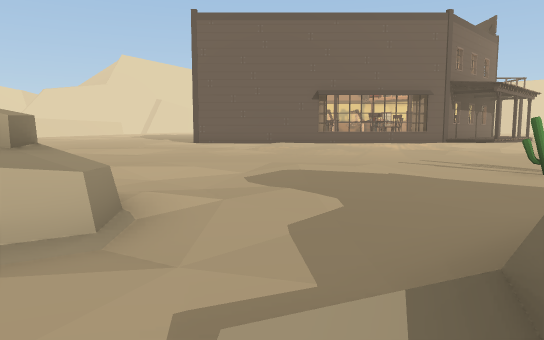
[1] (above)

19 first-person views from a walk through a 3-D level made in the Unity game engine. The camera is 0.72 m above the floor, tilts 6° down and sees 70° across. The floor is counted in squares, 1 m on a side. Each view is taken from the middle of a square. On the plan, view 1 faces up. The plan holds only what a view shows up to about 11 squares ahead; the rest is blank. The place goes on beyond the plan.

[2]
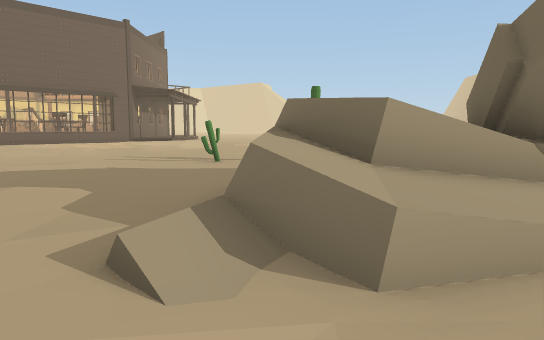

[3]
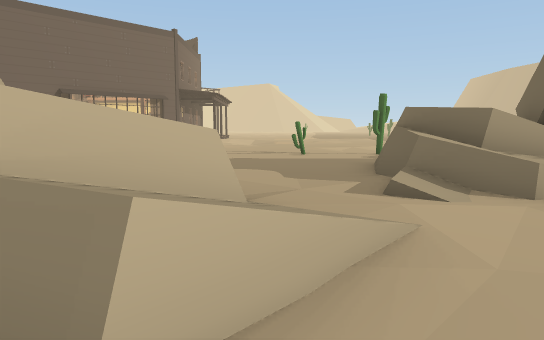

[4]
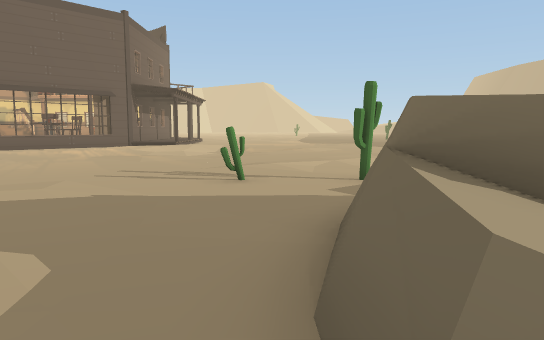

[5]
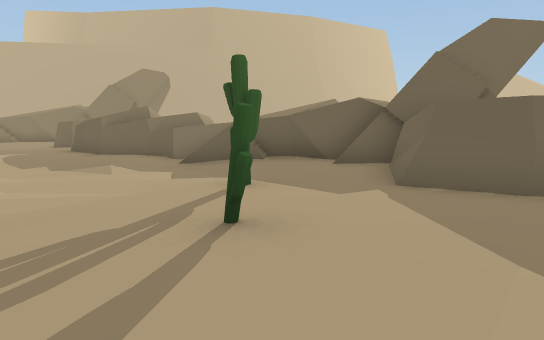

[6]
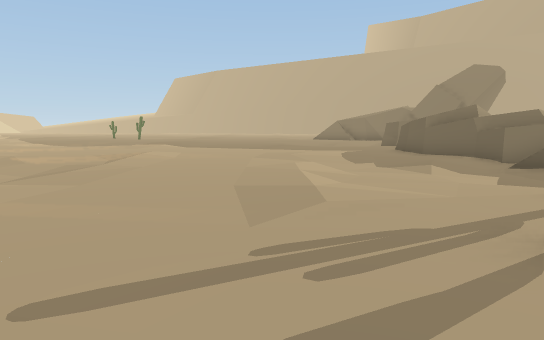

[7]
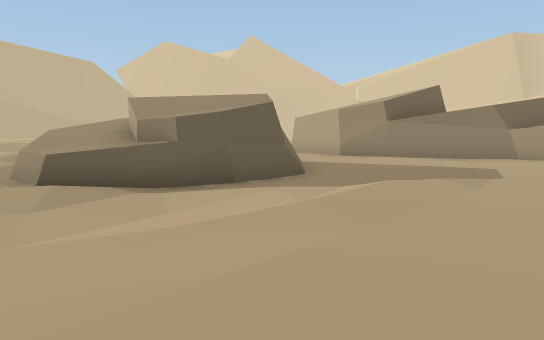

[8]
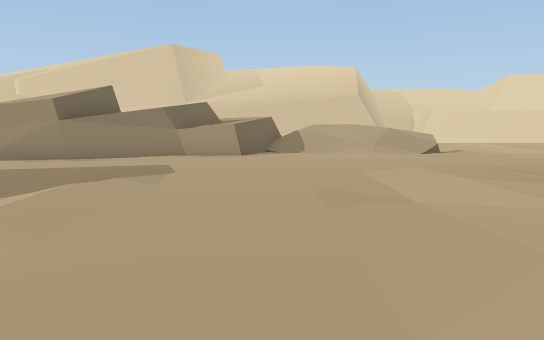

[9]
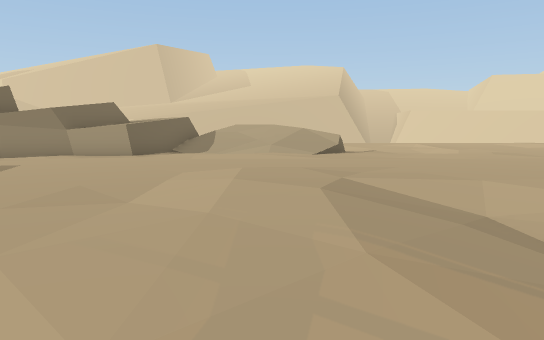

[10]
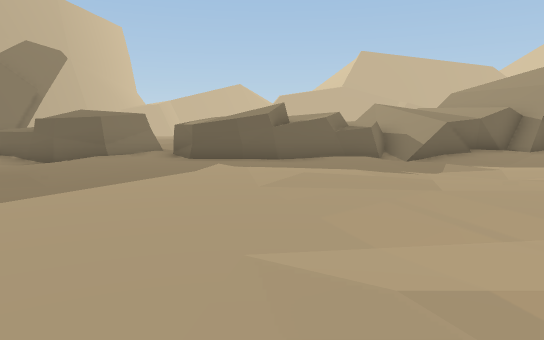

[11]
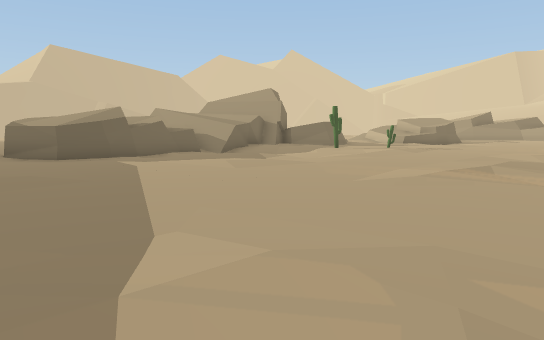

[12]
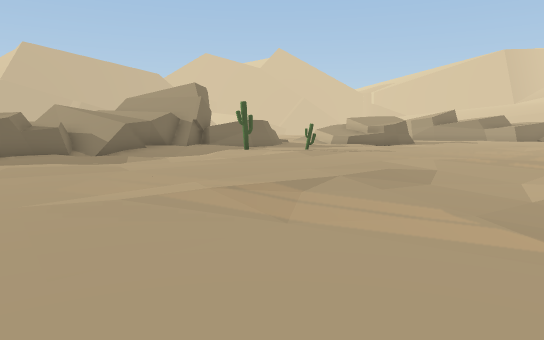

[13]
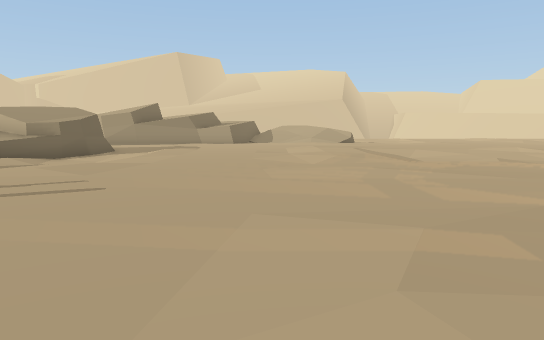

[14]
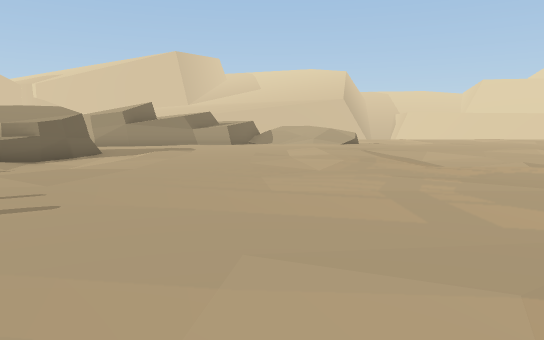

[15]
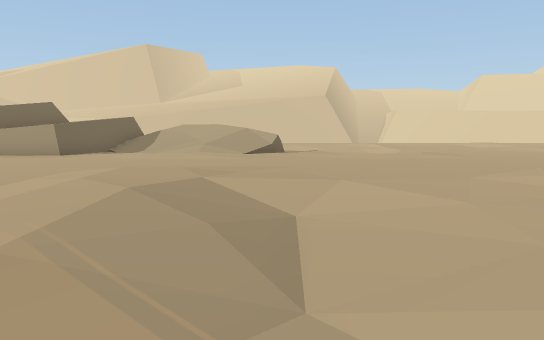

[16]
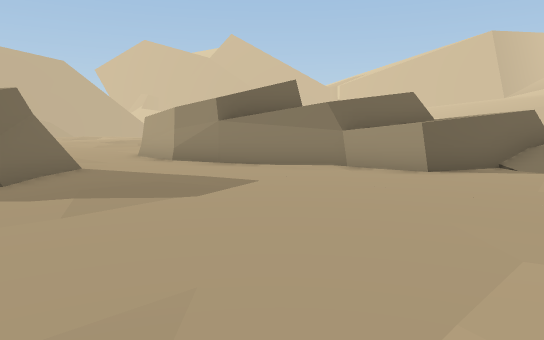

[17]
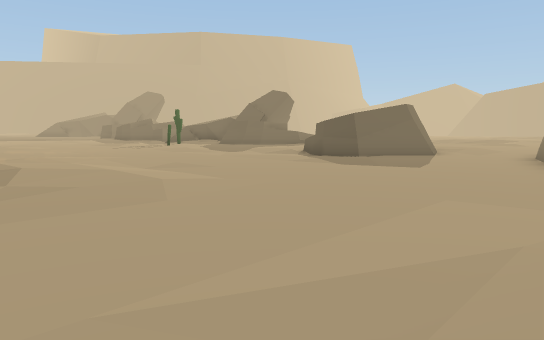

[18]
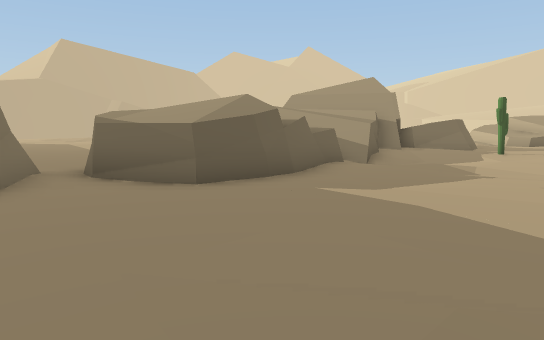

[19]
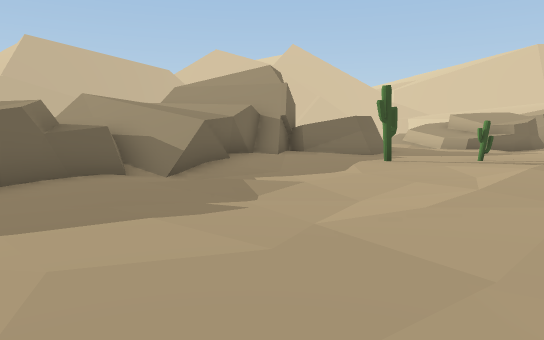

### Floor plan
Key: @ floor where view 1 was taken; # wall or solid block; x gap in a wall; . main floor; : floor 0.05 m higher than the main floor; - floor 0.05 m lower than the main floor; + floor 0.1 m higher than the main floor; _ floor 0.1 m lower than the main floor; < floor 0.15 m lower than the main floor; / step, stairs or slope; = window, fence, low wall or low ledge; ^ raised ledge; C cactus.
Columns run from 11 left of view 1 to 19 right of it. Each row starts with its distance up from view 1.
 22 ..
 21 ....
 20 .....
 19 :....:.
 18 ......--_<
 17 -.....-__//
 16 --..../<<//.-
 15 ....../////....        /...
 14 :...:://///.:...  -//__-....::/
 13 ::..:+++++:.::....-_<_--....:++
 12 ::...::.:::.::...:.//--.:....::
 11 .......................::......
 10 ..............................
  9 #.............................
  8 ^....::..........::..........::
  7 ##...:.--//.:....:.--//.:....:.
  6  #....--_<_-...C..--_<_-......-
  5  ##..####//--....C-__//--.....-
  4   #..#  #^/.--..../<<//.--....-
  3   #..   ^^_...##..///=_#####..^
  2   #.:  ^^^/.=####=/##^^##  #x#^
  1        #^=:/=^^ #### ^##   #:#
  0        ==::@//^^#    #
 -1        ....../

Positions as (right, up) in squares from view 1, and headings:
1: (0, 0), facing up
2: (-1, -1), facing up-right
3: (-4, -1), facing up-right
4: (0, 1), facing up-right
5: (2, 8), facing down-right
6: (2, 8), facing right
7: (0, 10), facing down-left
8: (0, 10), facing left
9: (0, 13), facing left
10: (14, 13), facing down
11: (19, 14), facing down-left
12: (15, 15), facing down-left
13: (8, 11), facing left
14: (7, 11), facing left
15: (0, 15), facing left
16: (-4, 12), facing down-left
17: (-11, 15), facing down-right
18: (19, 8), facing down-left
19: (14, 9), facing down-left
